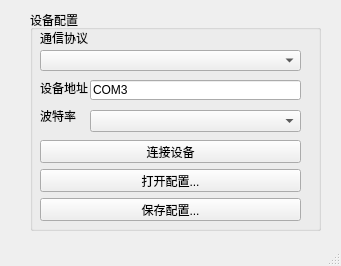
<?xml version="1.0" encoding="UTF-8"?>
<ui version="4.0">
 <class>MainWindow</class>
 <widget class="QMainWindow" name="MainWindow">
  <property name="geometry">
   <rect>
    <x>0</x>
    <y>0</y>
    <width>341</width>
    <height>266</height>
   </rect>
  </property>
  <property name="windowTitle">
   <string>MainWindow</string>
  </property>
  <widget class="QWidget" name="centralwidget">
   <widget class="QGroupBox" name="groupBox">
    <property name="geometry">
     <rect>
      <x>30</x>
      <y>10</y>
      <width>291</width>
      <height>221</height>
     </rect>
    </property>
    <property name="title">
     <string>设备配置</string>
    </property>
    <widget class="QLabel" name="label">
     <property name="geometry">
      <rect>
       <x>10</x>
       <y>20</y>
       <width>51</width>
       <height>16</height>
      </rect>
     </property>
     <property name="text">
      <string>通信协议</string>
     </property>
    </widget>
    <widget class="QComboBox" name="comboBox">
     <property name="geometry">
      <rect>
       <x>10</x>
       <y>40</y>
       <width>261</width>
       <height>21</height>
      </rect>
     </property>
    </widget>
    <widget class="QLabel" name="label_2">
     <property name="geometry">
      <rect>
       <x>10</x>
       <y>70</y>
       <width>61</width>
       <height>16</height>
      </rect>
     </property>
     <property name="text">
      <string>设备地址</string>
     </property>
    </widget>
    <widget class="QLineEdit" name="lineEdit">
     <property name="geometry">
      <rect>
       <x>60</x>
       <y>70</y>
       <width>211</width>
       <height>20</height>
      </rect>
     </property>
     <property name="text">
      <string>COM3</string>
     </property>
    </widget>
    <widget class="QLabel" name="label_3">
     <property name="geometry">
      <rect>
       <x>10</x>
       <y>100</y>
       <width>37</width>
       <height>12</height>
      </rect>
     </property>
     <property name="text">
      <string>波特率</string>
     </property>
    </widget>
    <widget class="QComboBox" name="comboBox_2">
     <property name="geometry">
      <rect>
       <x>60</x>
       <y>100</y>
       <width>211</width>
       <height>22</height>
      </rect>
     </property>
    </widget>
    <widget class="QWidget" name="">
     <property name="geometry">
      <rect>
       <x>10</x>
       <y>130</y>
       <width>261</width>
       <height>81</height>
      </rect>
     </property>
     <layout class="QVBoxLayout" name="verticalLayout">
      <item>
       <widget class="QPushButton" name="pushButton">
        <property name="text">
         <string>连接设备</string>
        </property>
       </widget>
      </item>
      <item>
       <widget class="QPushButton" name="pushButton_2">
        <property name="text">
         <string>打开配置...</string>
        </property>
       </widget>
      </item>
      <item>
       <widget class="QPushButton" name="pushButton_3">
        <property name="text">
         <string>保存配置...</string>
        </property>
       </widget>
      </item>
     </layout>
    </widget>
   </widget>
  </widget>
  <widget class="QMenuBar" name="menubar">
   <property name="geometry">
    <rect>
     <x>0</x>
     <y>0</y>
     <width>341</width>
     <height>17</height>
    </rect>
   </property>
  </widget>
  <widget class="QStatusBar" name="statusbar"/>
 </widget>
 <resources/>
 <connections/>
</ui>
